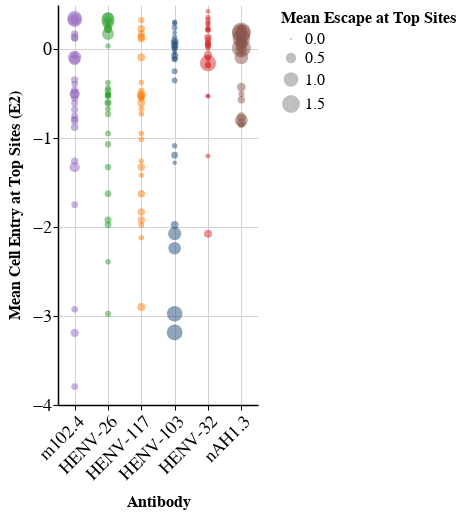
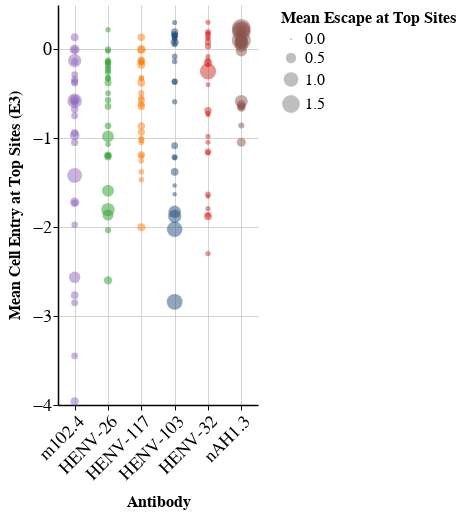

Notebook source saved alongside these figures, in order:
### Markdown cell above
### Now plot aggregated (mean) escape and functional scores

### Code cell
def apply_aggr(df,receptor, metric):
    escape_agg = getattr(df.groupby(['site','ab'])['escape_mean'], metric)
    means_escape = escape_agg().reset_index()
    
    entry_agg = getattr(df.groupby(['site','ab'])[f'effect_{receptor}'], metric)
    means_entry = entry_agg().reset_index()

    df_sum = pd.merge(means_escape,means_entry,on=['site','ab'],how='left')
    
    # Define a mask to get the 99th percentile value for each 'ab'
    top_1_percent_mask = df_sum['escape_mean'] >= df_sum.groupby('ab')['escape_mean'].transform(lambda x: x.quantile(0.95))

    # Use the mask to filter the DataFrame
    df_filtered = df_sum[top_1_percent_mask]

    # Now Make Chart
    chart = alt.Chart(df_filtered).mark_point(filled=True, opacity=0.5).encode(
            x=alt.X('ab:O',sort=order_ab, title='Antibody', axis=alt.Axis(labelAngle=-45,grid=True)),
            y=alt.Y(f'effect_{receptor}:Q', title=f'Mean Cell Entry at Top Sites ({receptor})',axis=alt.Axis(grid=True)),
            size=alt.Size('escape_mean', legend=alt.Legend(title='Mean Escape at Top Sites')),
            #xOffset='random:Q',
            tooltip=['site','ab','escape_mean',f'effect_{receptor}'],
            color=alt.Color('ab').legend(None),
        ).transform_calculate(
            #random="sqrt(-1*log(random()))*cos(2*PI*random())"
        ).properties(
            height=400,
            width=200
        )
    return chart.display()
    
apply_aggr(df_total,'E2','mean')
apply_aggr(df_total,'E3','mean')

### Figure 1 — Vega-Lite specification as saved in the notebook (floating-point values rounded to 4 significant figures; data arrays with more than 128 entries replaced by an {"elided": "..."} marker saying what was removed)
{"config": {"background": "white", "title": {"fontSize": 18, "font": "Helvetica Light", "anchor": "start", "color": "#000000"}, "axisX": {"domain": true, "domainColor": "black", "domainWidth": 1.5, "gridColor": "lightgray", "labelFont": "Helvetica Light", "labelFontSize": 18, "labelAngle": 0, "tickColor": "black", "tickSize": 5, "titleFont": "Helvetica Light", "tickCount": 4, "titleFontSize": 16, "titlePadding": 10}, "axisY": {"domain": true, "domainColor": "black", "domainWidth": 1.5, "gridColor": "lightgray", "labelFont": "Helvetica Light", "labelFontSize": 18, "labelAngle": 0, "tickColor": "black", "tickSize": 5, "tickCount": 4, "titleFont": "Helvetica Light", "titleFontSize": 16, "titlePadding": 10, "titleAngle": 270}, "legend": {"labelFont": "Helvetica Light", "labelFontSize": 16, "symbolSize": 100, "titleFont": "Helvetica Light", "titleFontSize": 16, "padding": 5, "titleLimit": 200, "gradientLength": 200}, "range": {"category": ["#1f4e79", "#ff7f0e", "#2ca02c", "#d62728", "#9467bd", "#8c564b", "#e377c2", "#7f7f7f", "#bcbd22", "#17becf"], "diverging": ["#c7e9b4", "#7fcdbb", "#41b6c4", "#1d91c0", "#225ea8", "#253494"]}, "view": {"stroke": "transparent"}}, "data": {"name": "data-64c45eeb296aec7b8a400ad1415292da"}, "mark": {"type": "point", "filled": true, "opacity": 0.5}, "encoding": {"color": {"field": "ab", "legend": null, "type": "nominal"}, "size": {"field": "escape_mean", "legend": {"title": "Mean Escape at Top Sites"}, "type": "quantitative"}, "tooltip": [{"field": "site", "type": "quantitative"}, {"field": "ab", "type": "nominal"}, {"field": "escape_mean", "type": "quantitative"}, {"field": "effect_E2", "type": "quantitative"}], "x": {"axis": {"grid": true, "labelAngle": -45}, "field": "ab", "sort": ["m102.4", "HENV-26", "HENV-117", "HENV-103", "HENV-32", "nAH1.3"], "title": "Antibody", "type": "ordinal"}, "y": {"axis": {"grid": true}, "field": "effect_E2", "title": "Mean Cell Entry at Top Sites (E2)", "type": "quantitative"}}, "height": 400, "width": 200, "$schema": "https://vega.github.io/schema/vega-lite/v5.8.0.json", "datasets": {"data-64c45eeb296aec7b8a400ad1415292da": {"elided": "162 records"}}}

### Figure 2 — Vega-Lite specification as saved in the notebook (floating-point values rounded to 4 significant figures; data arrays with more than 128 entries replaced by an {"elided": "..."} marker saying what was removed)
{"config": {"background": "white", "title": {"fontSize": 18, "font": "Helvetica Light", "anchor": "start", "color": "#000000"}, "axisX": {"domain": true, "domainColor": "black", "domainWidth": 1.5, "gridColor": "lightgray", "labelFont": "Helvetica Light", "labelFontSize": 18, "labelAngle": 0, "tickColor": "black", "tickSize": 5, "titleFont": "Helvetica Light", "tickCount": 4, "titleFontSize": 16, "titlePadding": 10}, "axisY": {"domain": true, "domainColor": "black", "domainWidth": 1.5, "gridColor": "lightgray", "labelFont": "Helvetica Light", "labelFontSize": 18, "labelAngle": 0, "tickColor": "black", "tickSize": 5, "tickCount": 4, "titleFont": "Helvetica Light", "titleFontSize": 16, "titlePadding": 10, "titleAngle": 270}, "legend": {"labelFont": "Helvetica Light", "labelFontSize": 16, "symbolSize": 100, "titleFont": "Helvetica Light", "titleFontSize": 16, "padding": 5, "titleLimit": 200, "gradientLength": 200}, "range": {"category": ["#1f4e79", "#ff7f0e", "#2ca02c", "#d62728", "#9467bd", "#8c564b", "#e377c2", "#7f7f7f", "#bcbd22", "#17becf"], "diverging": ["#c7e9b4", "#7fcdbb", "#41b6c4", "#1d91c0", "#225ea8", "#253494"]}, "view": {"stroke": "transparent"}}, "data": {"name": "data-851f1f0e015f9f954a24a38d92e299ec"}, "mark": {"type": "point", "filled": true, "opacity": 0.5}, "encoding": {"color": {"field": "ab", "legend": null, "type": "nominal"}, "size": {"field": "escape_mean", "legend": {"title": "Mean Escape at Top Sites"}, "type": "quantitative"}, "tooltip": [{"field": "site", "type": "quantitative"}, {"field": "ab", "type": "nominal"}, {"field": "escape_mean", "type": "quantitative"}, {"field": "effect_E3", "type": "quantitative"}], "x": {"axis": {"grid": true, "labelAngle": -45}, "field": "ab", "sort": ["m102.4", "HENV-26", "HENV-117", "HENV-103", "HENV-32", "nAH1.3"], "title": "Antibody", "type": "ordinal"}, "y": {"axis": {"grid": true}, "field": "effect_E3", "title": "Mean Cell Entry at Top Sites (E3)", "type": "quantitative"}}, "height": 400, "width": 200, "$schema": "https://vega.github.io/schema/vega-lite/v5.8.0.json", "datasets": {"data-851f1f0e015f9f954a24a38d92e299ec": {"elided": "162 records"}}}
